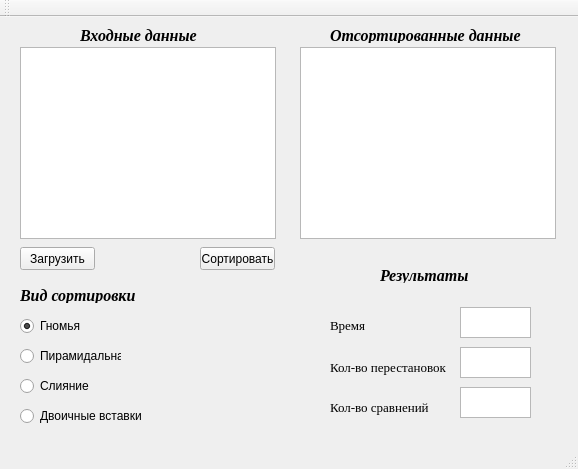
<?xml version="1.0" encoding="UTF-8"?>
<ui version="4.0">
 <class>MainWindow</class>
 <widget class="QMainWindow" name="MainWindow">
  <property name="geometry">
   <rect>
    <x>0</x>
    <y>0</y>
    <width>578</width>
    <height>469</height>
   </rect>
  </property>
  <property name="windowTitle">
   <string>MainWindow</string>
  </property>
  <widget class="QWidget" name="centralWidget">
   <widget class="QTextBrowser" name="textInput">
    <property name="geometry">
     <rect>
      <x>20</x>
      <y>30</y>
      <width>256</width>
      <height>192</height>
     </rect>
    </property>
   </widget>
   <widget class="QLabel" name="label">
    <property name="geometry">
     <rect>
      <x>80</x>
      <y>10</y>
      <width>131</width>
      <height>16</height>
     </rect>
    </property>
    <property name="font">
     <font>
      <family>Times New Roman</family>
      <pointsize>12</pointsize>
      <weight>75</weight>
      <italic>true</italic>
      <bold>true</bold>
     </font>
    </property>
    <property name="text">
     <string>Входные данные</string>
    </property>
   </widget>
   <widget class="QTextBrowser" name="textOutput">
    <property name="geometry">
     <rect>
      <x>300</x>
      <y>30</y>
      <width>256</width>
      <height>192</height>
     </rect>
    </property>
   </widget>
   <widget class="QLabel" name="label_2">
    <property name="geometry">
     <rect>
      <x>330</x>
      <y>10</y>
      <width>201</width>
      <height>16</height>
     </rect>
    </property>
    <property name="font">
     <font>
      <family>Times New Roman</family>
      <pointsize>12</pointsize>
      <weight>75</weight>
      <italic>true</italic>
      <bold>true</bold>
     </font>
    </property>
    <property name="text">
     <string>Отсортированные данные</string>
    </property>
   </widget>
   <widget class="QLabel" name="label_3">
    <property name="geometry">
     <rect>
      <x>20</x>
      <y>270</y>
      <width>131</width>
      <height>16</height>
     </rect>
    </property>
    <property name="font">
     <font>
      <family>Times New Roman</family>
      <pointsize>12</pointsize>
      <weight>75</weight>
      <italic>true</italic>
      <bold>true</bold>
     </font>
    </property>
    <property name="text">
     <string>Вид сортировки</string>
    </property>
   </widget>
   <widget class="QRadioButton" name="radioGnom">
    <property name="geometry">
     <rect>
      <x>20</x>
      <y>300</y>
      <width>82</width>
      <height>18</height>
     </rect>
    </property>
    <property name="text">
     <string>Гномья</string>
    </property>
    <property name="checked">
     <bool>true</bool>
    </property>
   </widget>
   <widget class="QRadioButton" name="radioPyramid">
    <property name="geometry">
     <rect>
      <x>20</x>
      <y>330</y>
      <width>101</width>
      <height>18</height>
     </rect>
    </property>
    <property name="text">
     <string>Пирамидальная</string>
    </property>
   </widget>
   <widget class="QRadioButton" name="radioShell">
    <property name="geometry">
     <rect>
      <x>20</x>
      <y>360</y>
      <width>82</width>
      <height>18</height>
     </rect>
    </property>
    <property name="text">
     <string>Слияние</string>
    </property>
   </widget>
   <widget class="QRadioButton" name="radioBinary">
    <property name="geometry">
     <rect>
      <x>20</x>
      <y>390</y>
      <width>121</width>
      <height>18</height>
     </rect>
    </property>
    <property name="text">
     <string>Двоичные вставки</string>
    </property>
   </widget>
   <widget class="QLabel" name="label_4">
    <property name="geometry">
     <rect>
      <x>380</x>
      <y>250</y>
      <width>111</width>
      <height>16</height>
     </rect>
    </property>
    <property name="font">
     <font>
      <family>Times New Roman</family>
      <pointsize>12</pointsize>
      <weight>75</weight>
      <italic>true</italic>
      <bold>true</bold>
     </font>
    </property>
    <property name="text">
     <string>Результаты</string>
    </property>
   </widget>
   <widget class="QTextBrowser" name="text1">
    <property name="geometry">
     <rect>
      <x>460</x>
      <y>290</y>
      <width>71</width>
      <height>31</height>
     </rect>
    </property>
   </widget>
   <widget class="QLabel" name="label_5">
    <property name="geometry">
     <rect>
      <x>330</x>
      <y>300</y>
      <width>51</width>
      <height>16</height>
     </rect>
    </property>
    <property name="font">
     <font>
      <family>Times New Roman</family>
      <pointsize>10</pointsize>
      <weight>50</weight>
      <italic>false</italic>
      <bold>false</bold>
     </font>
    </property>
    <property name="text">
     <string>Время</string>
    </property>
   </widget>
   <widget class="QTextBrowser" name="text2">
    <property name="geometry">
     <rect>
      <x>460</x>
      <y>330</y>
      <width>71</width>
      <height>31</height>
     </rect>
    </property>
   </widget>
   <widget class="QTextBrowser" name="text3">
    <property name="geometry">
     <rect>
      <x>460</x>
      <y>370</y>
      <width>71</width>
      <height>31</height>
     </rect>
    </property>
   </widget>
   <widget class="QLabel" name="label_6">
    <property name="geometry">
     <rect>
      <x>330</x>
      <y>340</y>
      <width>121</width>
      <height>20</height>
     </rect>
    </property>
    <property name="font">
     <font>
      <family>Times New Roman</family>
      <pointsize>10</pointsize>
      <weight>50</weight>
      <italic>false</italic>
      <bold>false</bold>
     </font>
    </property>
    <property name="text">
     <string>Кол-во перестановок</string>
    </property>
   </widget>
   <widget class="QLabel" name="label_7">
    <property name="geometry">
     <rect>
      <x>330</x>
      <y>380</y>
      <width>121</width>
      <height>20</height>
     </rect>
    </property>
    <property name="font">
     <font>
      <family>Times New Roman</family>
      <pointsize>10</pointsize>
      <weight>50</weight>
      <italic>false</italic>
      <bold>false</bold>
     </font>
    </property>
    <property name="text">
     <string>Кол-во сравнений</string>
    </property>
   </widget>
   <widget class="QPushButton" name="pushLoad">
    <property name="geometry">
     <rect>
      <x>20</x>
      <y>230</y>
      <width>75</width>
      <height>23</height>
     </rect>
    </property>
    <property name="text">
     <string>Загрузить</string>
    </property>
   </widget>
   <widget class="QPushButton" name="pushSort">
    <property name="geometry">
     <rect>
      <x>200</x>
      <y>230</y>
      <width>75</width>
      <height>23</height>
     </rect>
    </property>
    <property name="text">
     <string>Сортировать</string>
    </property>
   </widget>
  </widget>
  <widget class="QMenuBar" name="menuBar">
   <property name="geometry">
    <rect>
     <x>0</x>
     <y>0</y>
     <width>578</width>
     <height>20</height>
    </rect>
   </property>
  </widget>
  <widget class="QToolBar" name="mainToolBar">
   <attribute name="toolBarArea">
    <enum>TopToolBarArea</enum>
   </attribute>
   <attribute name="toolBarBreak">
    <bool>false</bool>
   </attribute>
  </widget>
  <widget class="QStatusBar" name="statusBar"/>
 </widget>
 <layoutdefault spacing="6" margin="11"/>
 <resources/>
 <connections/>
</ui>
